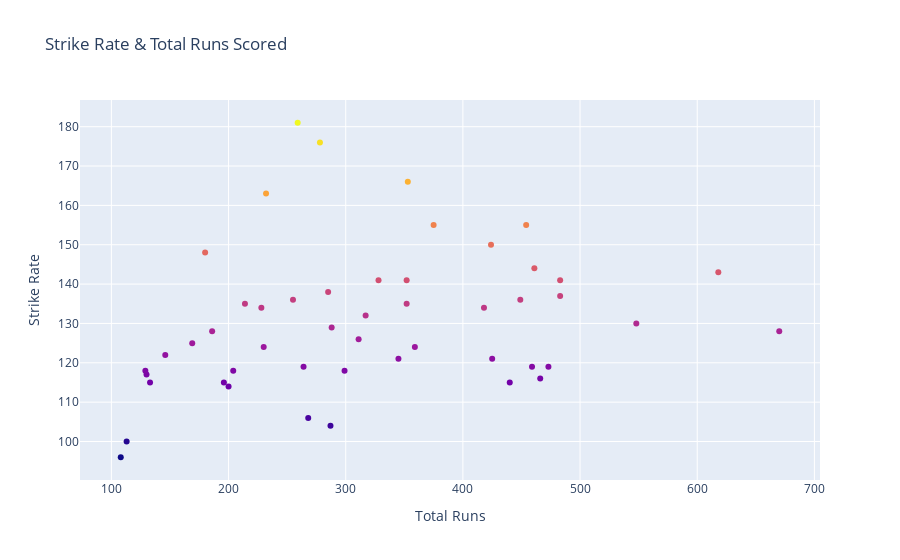

Write notebook code for a chart like this one.
### Markdown cell above
### Visualising Strike Rate and Runs Scored

### Code cell
fig_strike_rate=strike_rate[strike_rate['Ball']>100]
fig = go.Figure(data=go.Scatter(x=fig_strike_rate['Batsman_Runs'],
                                y=fig_strike_rate['Strike_Rate'],
                                mode='markers',
                                marker_color=fig_strike_rate['Strike_Rate'],
                                text=fig_strike_rate['Batsman'])) # hover text goes here
fig.update_xaxes(title_text='Total Runs')
fig.update_yaxes(title_text='Strike Rate')
fig.update_layout(title='Strike Rate & Total Runs Scored')
fig.show()

### Figure 1 — Plotly figure (JSON) as saved in the notebook; plotly's stock layout.template omitted (floating-point values rounded to 4 significant figures)
{"data": [{"marker": {"color": [155, 106, 100, 124, 138, 129, 119, 130, 134, 136, 96, 176, 141, 141, 121, 181, 125, 128, 132, 150, 121, 141, 114, 117, 166, 135, 122, 115, 134, 137, 136, 163, 124, 118, 119, 104, 115, 143, 118, 144, 128, 148, 126, 118, 119, 155, 115, 116, 135]}, "mode": "markers", "text": ["AB de Villiers", "AJ Finch", "AM Rahane", "AT Rayudu", "BA Stokes", "CH Gayle", "D Padikkal", "DA Warner", "EJG Morgan", "F du Plessis", "GJ Maxwell", "HH Pandya", "Ishan Kishan", "JC Buttler", "JM Bairstow", "KA Pollard", "KD Karthik", "KL Rahul", "KS Williamson", "MA Agarwal", "MK Pandey", "MP Stoinis", "MS Dhoni", "Mandeep Singh", "N Pooran", "N Rana", "PJ Cummins", "PK Garg", "PP Shaw", "Q de Kock", "R Tewatia", "RA Jadeja", "RA Tripathi", "RD Gaikwad", "RG Sharma", "RR Pant", "RV Uthappa", "S Dhawan", "S Dube", "SA Yadav", "SM Curran", "SO Hetmyer", "SPD Smith", "SR Watson", "SS Iyer", "SV Samson", "Shubman Gill", "V Kohli", "WP Saha"], "type": "scatter", "x": [454, 268, 113, 359, 285, 288, 473, 548, 418, 449, 108, 278, 483, 328, 345, 259, 169, 670, 317, 424, 425, 352, 200, 130, 353, 352, 146, 133, 228, 483, 255, 232, 230, 204, 264, 287, 196, 618, 129, 461, 186, 180, 311, 299, 459, 375, 440, 466, 214], "y": [155, 106, 100, 124, 138, 129, 119, 130, 134, 136, 96, 176, 141, 141, 121, 181, 125, 128, 132, 150, 121, 141, 114, 117, 166, 135, 122, 115, 134, 137, 136, 163, 124, 118, 119, 104, 115, 143, 118, 144, 128, 148, 126, 118, 119, 155, 115, 116, 135]}], "layout": {"title": {"text": "Strike Rate & Total Runs Scored"}, "xaxis": {"title": {"text": "Total Runs"}}, "yaxis": {"title": {"text": "Strike Rate"}}}}
